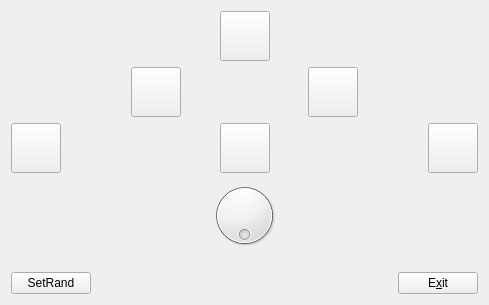
<?xml version="1.0" encoding="UTF-8"?>
<ui version="4.0">
 <class>MyForm</class>
 <widget class="QWidget" name="MyForm">
  <property name="geometry">
   <rect>
    <x>0</x>
    <y>0</y>
    <width>489</width>
    <height>305</height>
   </rect>
  </property>
  <property name="windowTitle">
   <string>Arbre de Nadal</string>
  </property>
  <layout class="QVBoxLayout" name="verticalLayout_3">
   <item>
    <layout class="QHBoxLayout" name="horizontalLayout_3">
     <item>
      <spacer name="horizontalSpacer_6">
       <property name="orientation">
        <enum>Qt::Horizontal</enum>
       </property>
       <property name="sizeHint" stdset="0">
        <size>
         <width>40</width>
         <height>20</height>
        </size>
       </property>
      </spacer>
     </item>
     <item>
      <widget class="MyPushButton" name="pushButton">
       <property name="minimumSize">
        <size>
         <width>50</width>
         <height>50</height>
        </size>
       </property>
       <property name="maximumSize">
        <size>
         <width>50</width>
         <height>50</height>
        </size>
       </property>
       <property name="text">
        <string/>
       </property>
      </widget>
     </item>
     <item>
      <spacer name="horizontalSpacer_7">
       <property name="orientation">
        <enum>Qt::Horizontal</enum>
       </property>
       <property name="sizeHint" stdset="0">
        <size>
         <width>40</width>
         <height>20</height>
        </size>
       </property>
      </spacer>
     </item>
    </layout>
   </item>
   <item>
    <layout class="QHBoxLayout" name="horizontalLayout">
     <item>
      <spacer name="horizontalSpacer_4">
       <property name="orientation">
        <enum>Qt::Horizontal</enum>
       </property>
       <property name="sizeHint" stdset="0">
        <size>
         <width>40</width>
         <height>20</height>
        </size>
       </property>
      </spacer>
     </item>
     <item>
      <widget class="MyPushButton" name="pushButton_2">
       <property name="minimumSize">
        <size>
         <width>50</width>
         <height>50</height>
        </size>
       </property>
       <property name="maximumSize">
        <size>
         <width>50</width>
         <height>50</height>
        </size>
       </property>
       <property name="text">
        <string/>
       </property>
      </widget>
     </item>
     <item>
      <spacer name="horizontalSpacer">
       <property name="orientation">
        <enum>Qt::Horizontal</enum>
       </property>
       <property name="sizeHint" stdset="0">
        <size>
         <width>40</width>
         <height>20</height>
        </size>
       </property>
      </spacer>
     </item>
     <item>
      <widget class="MyPushButton" name="pushButton_3">
       <property name="minimumSize">
        <size>
         <width>50</width>
         <height>50</height>
        </size>
       </property>
       <property name="maximumSize">
        <size>
         <width>50</width>
         <height>50</height>
        </size>
       </property>
       <property name="text">
        <string/>
       </property>
      </widget>
     </item>
     <item>
      <spacer name="horizontalSpacer_5">
       <property name="orientation">
        <enum>Qt::Horizontal</enum>
       </property>
       <property name="sizeHint" stdset="0">
        <size>
         <width>40</width>
         <height>20</height>
        </size>
       </property>
      </spacer>
     </item>
    </layout>
   </item>
   <item>
    <layout class="QHBoxLayout" name="horizontalLayout_2">
     <item>
      <widget class="MyPushButton" name="pushButton_6">
       <property name="minimumSize">
        <size>
         <width>50</width>
         <height>50</height>
        </size>
       </property>
       <property name="maximumSize">
        <size>
         <width>50</width>
         <height>50</height>
        </size>
       </property>
       <property name="text">
        <string/>
       </property>
      </widget>
     </item>
     <item>
      <spacer name="horizontalSpacer_2">
       <property name="orientation">
        <enum>Qt::Horizontal</enum>
       </property>
       <property name="sizeHint" stdset="0">
        <size>
         <width>40</width>
         <height>20</height>
        </size>
       </property>
      </spacer>
     </item>
     <item>
      <widget class="MyPushButton" name="pushButton_5">
       <property name="minimumSize">
        <size>
         <width>50</width>
         <height>50</height>
        </size>
       </property>
       <property name="maximumSize">
        <size>
         <width>50</width>
         <height>50</height>
        </size>
       </property>
       <property name="text">
        <string/>
       </property>
      </widget>
     </item>
     <item>
      <spacer name="horizontalSpacer_3">
       <property name="orientation">
        <enum>Qt::Horizontal</enum>
       </property>
       <property name="sizeHint" stdset="0">
        <size>
         <width>40</width>
         <height>20</height>
        </size>
       </property>
      </spacer>
     </item>
     <item>
      <widget class="MyPushButton" name="pushButton_4">
       <property name="minimumSize">
        <size>
         <width>50</width>
         <height>50</height>
        </size>
       </property>
       <property name="maximumSize">
        <size>
         <width>50</width>
         <height>50</height>
        </size>
       </property>
       <property name="text">
        <string/>
       </property>
      </widget>
     </item>
    </layout>
   </item>
   <item>
    <widget class="QDial" name="dial">
     <property name="minimumSize">
      <size>
       <width>60</width>
       <height>60</height>
      </size>
     </property>
     <property name="maximum">
      <number>10</number>
     </property>
     <property name="wrapping">
      <bool>true</bool>
     </property>
    </widget>
   </item>
   <item>
    <layout class="QHBoxLayout" name="horizontalLayout_4">
     <item>
      <layout class="QVBoxLayout" name="verticalLayout_2">
       <item>
        <spacer name="verticalSpacer">
         <property name="orientation">
          <enum>Qt::Vertical</enum>
         </property>
         <property name="sizeHint" stdset="0">
          <size>
           <width>20</width>
           <height>40</height>
          </size>
         </property>
        </spacer>
       </item>
       <item>
        <widget class="QPushButton" name="pushButton_7">
         <property name="text">
          <string>SetRand</string>
         </property>
        </widget>
       </item>
      </layout>
     </item>
     <item>
      <spacer name="horizontalSpacer_8">
       <property name="orientation">
        <enum>Qt::Horizontal</enum>
       </property>
       <property name="sizeHint" stdset="0">
        <size>
         <width>40</width>
         <height>20</height>
        </size>
       </property>
      </spacer>
     </item>
     <item>
      <layout class="QVBoxLayout" name="verticalLayout">
       <item>
        <spacer name="verticalSpacer_2">
         <property name="orientation">
          <enum>Qt::Vertical</enum>
         </property>
         <property name="sizeHint" stdset="0">
          <size>
           <width>20</width>
           <height>40</height>
          </size>
         </property>
        </spacer>
       </item>
       <item>
        <widget class="QPushButton" name="pushButton_8">
         <property name="text">
          <string>E&amp;xit</string>
         </property>
        </widget>
       </item>
      </layout>
     </item>
    </layout>
   </item>
  </layout>
  <zorder>pushButton</zorder>
  <zorder>pushButton_2</zorder>
  <zorder>pushButton_3</zorder>
  <zorder>pushButton_4</zorder>
  <zorder>pushButton_5</zorder>
  <zorder>pushButton_6</zorder>
  <zorder>dial</zorder>
  <zorder>pushButton_7</zorder>
  <zorder>pushButton_8</zorder>
  <zorder>horizontalSpacer</zorder>
  <zorder>horizontalSpacer_2</zorder>
  <zorder>horizontalSpacer_3</zorder>
  <zorder>pushButton_3</zorder>
  <zorder>pushButton_2</zorder>
  <zorder>pushButton_6</zorder>
  <zorder>pushButton_4</zorder>
  <zorder>pushButton_5</zorder>
  <zorder>horizontalSpacer_6</zorder>
  <zorder>horizontalSpacer_7</zorder>
  <zorder>horizontalSpacer_8</zorder>
  <zorder>verticalSpacer</zorder>
  <zorder>verticalSpacer_2</zorder>
 </widget>
 <customwidgets>
  <customwidget>
   <class>MyPushButton</class>
   <extends>QPushButton</extends>
   <header>MyPushButton.h</header>
   <slots>
    <slot>changeColor(int)</slot>
    <slot>setRandom()</slot>
   </slots>
  </customwidget>
 </customwidgets>
 <resources/>
 <connections>
  <connection>
   <sender>dial</sender>
   <signal>valueChanged(int)</signal>
   <receiver>pushButton_5</receiver>
   <slot>changeColor(int)</slot>
   <hints>
    <hint type="sourcelabel">
     <x>243</x>
     <y>184</y>
    </hint>
    <hint type="destinationlabel">
     <x>259</x>
     <y>126</y>
    </hint>
   </hints>
  </connection>
  <connection>
   <sender>dial</sender>
   <signal>valueChanged(int)</signal>
   <receiver>pushButton_6</receiver>
   <slot>changeColor(int)</slot>
   <hints>
    <hint type="sourcelabel">
     <x>240</x>
     <y>194</y>
    </hint>
    <hint type="destinationlabel">
     <x>59</x>
     <y>139</y>
    </hint>
   </hints>
  </connection>
  <connection>
   <sender>dial</sender>
   <signal>valueChanged(int)</signal>
   <receiver>pushButton_4</receiver>
   <slot>changeColor(int)</slot>
   <hints>
    <hint type="sourcelabel">
     <x>247</x>
     <y>197</y>
    </hint>
    <hint type="destinationlabel">
     <x>430</x>
     <y>141</y>
    </hint>
   </hints>
  </connection>
  <connection>
   <sender>dial</sender>
   <signal>valueChanged(int)</signal>
   <receiver>pushButton_2</receiver>
   <slot>changeColor(int)</slot>
   <hints>
    <hint type="sourcelabel">
     <x>258</x>
     <y>205</y>
    </hint>
    <hint type="destinationlabel">
     <x>151</x>
     <y>83</y>
    </hint>
   </hints>
  </connection>
  <connection>
   <sender>dial</sender>
   <signal>valueChanged(int)</signal>
   <receiver>pushButton_3</receiver>
   <slot>changeColor(int)</slot>
   <hints>
    <hint type="sourcelabel">
     <x>250</x>
     <y>186</y>
    </hint>
    <hint type="destinationlabel">
     <x>356</x>
     <y>83</y>
    </hint>
   </hints>
  </connection>
  <connection>
   <sender>dial</sender>
   <signal>valueChanged(int)</signal>
   <receiver>pushButton</receiver>
   <slot>changeColor(int)</slot>
   <hints>
    <hint type="sourcelabel">
     <x>265</x>
     <y>217</y>
    </hint>
    <hint type="destinationlabel">
     <x>237</x>
     <y>52</y>
    </hint>
   </hints>
  </connection>
  <connection>
   <sender>pushButton_7</sender>
   <signal>clicked()</signal>
   <receiver>pushButton_6</receiver>
   <slot>setRandom()</slot>
   <hints>
    <hint type="sourcelabel">
     <x>56</x>
     <y>274</y>
    </hint>
    <hint type="destinationlabel">
     <x>35</x>
     <y>136</y>
    </hint>
   </hints>
  </connection>
  <connection>
   <sender>pushButton_7</sender>
   <signal>clicked()</signal>
   <receiver>pushButton_2</receiver>
   <slot>setRandom()</slot>
   <hints>
    <hint type="sourcelabel">
     <x>72</x>
     <y>277</y>
    </hint>
    <hint type="destinationlabel">
     <x>174</x>
     <y>83</y>
    </hint>
   </hints>
  </connection>
  <connection>
   <sender>pushButton_7</sender>
   <signal>clicked()</signal>
   <receiver>pushButton_5</receiver>
   <slot>setRandom()</slot>
   <hints>
    <hint type="sourcelabel">
     <x>87</x>
     <y>272</y>
    </hint>
    <hint type="destinationlabel">
     <x>233</x>
     <y>127</y>
    </hint>
   </hints>
  </connection>
  <connection>
   <sender>pushButton_7</sender>
   <signal>clicked(bool)</signal>
   <receiver>pushButton</receiver>
   <slot>setRandom()</slot>
   <hints>
    <hint type="sourcelabel">
     <x>37</x>
     <y>276</y>
    </hint>
    <hint type="destinationlabel">
     <x>225</x>
     <y>38</y>
    </hint>
   </hints>
  </connection>
  <connection>
   <sender>pushButton_7</sender>
   <signal>clicked(bool)</signal>
   <receiver>pushButton_3</receiver>
   <slot>setRandom()</slot>
   <hints>
    <hint type="sourcelabel">
     <x>22</x>
     <y>274</y>
    </hint>
    <hint type="destinationlabel">
     <x>324</x>
     <y>81</y>
    </hint>
   </hints>
  </connection>
  <connection>
   <sender>pushButton_7</sender>
   <signal>clicked(bool)</signal>
   <receiver>pushButton_4</receiver>
   <slot>setRandom()</slot>
   <hints>
    <hint type="sourcelabel">
     <x>89</x>
     <y>278</y>
    </hint>
    <hint type="destinationlabel">
     <x>434</x>
     <y>140</y>
    </hint>
   </hints>
  </connection>
  <connection>
   <sender>pushButton_8</sender>
   <signal>clicked()</signal>
   <receiver>MyForm</receiver>
   <slot>close()</slot>
   <hints>
    <hint type="sourcelabel">
     <x>424</x>
     <y>278</y>
    </hint>
    <hint type="destinationlabel">
     <x>358</x>
     <y>269</y>
    </hint>
   </hints>
  </connection>
 </connections>
</ui>
